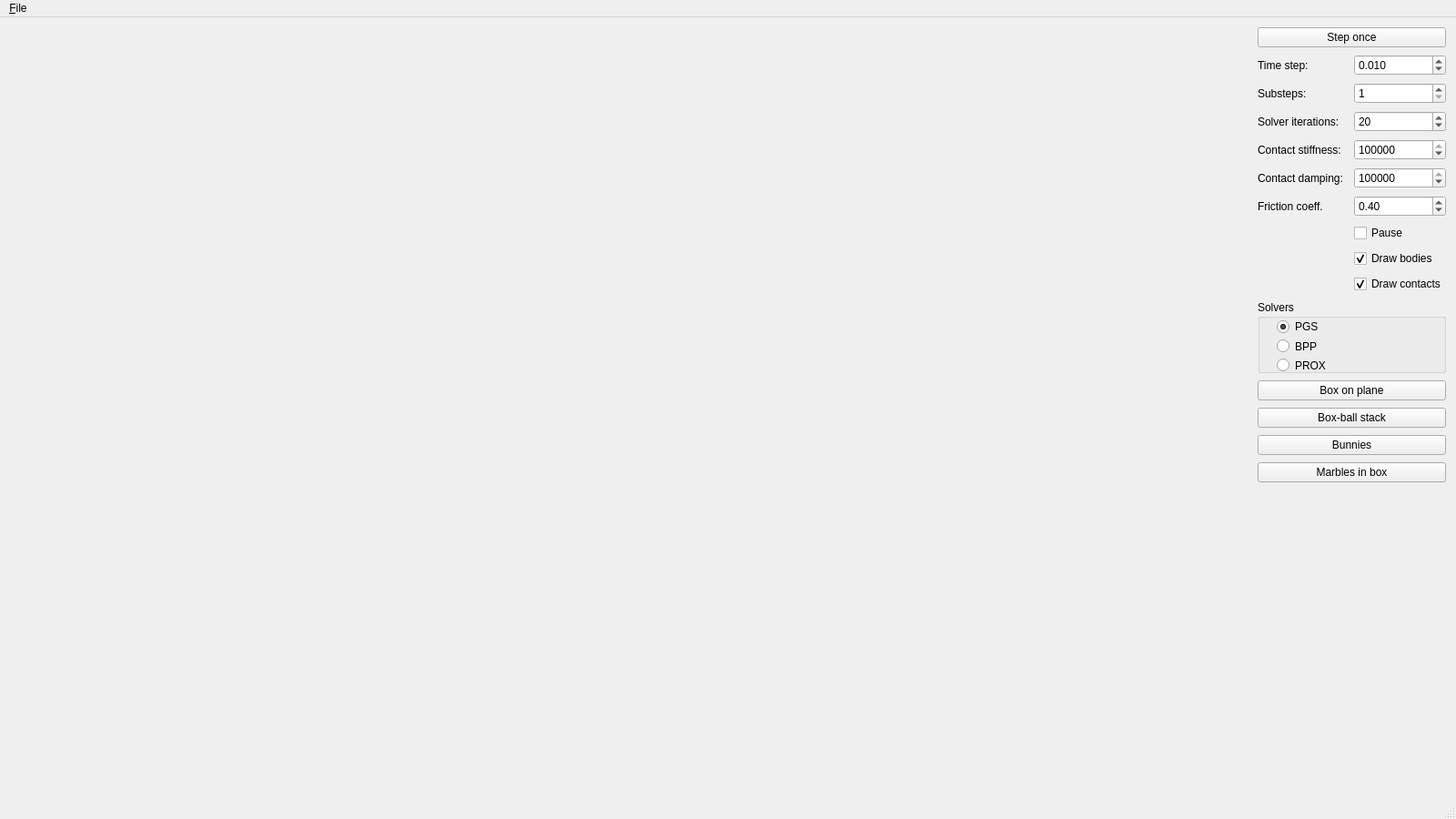
<?xml version="1.0" encoding="UTF-8"?>
<ui version="4.0">
 <class>MainWindow</class>
 <widget class="QMainWindow" name="MainWindow">
  <property name="geometry">
   <rect>
    <x>0</x>
    <y>0</y>
    <width>1600</width>
    <height>900</height>
   </rect>
  </property>
  <property name="windowTitle">
   <string>Contact and friction simulation</string>
  </property>
  <widget class="QWidget" name="centralWidget">
   <property name="minimumSize">
    <size>
     <width>0</width>
     <height>0</height>
    </size>
   </property>
   <layout class="QHBoxLayout" name="horizontalLayout">
    <item>
     <widget class="QFrame" name="frame">
      <property name="enabled">
       <bool>true</bool>
      </property>
      <property name="sizePolicy">
       <sizepolicy hsizetype="Preferred" vsizetype="Preferred">
        <horstretch>1</horstretch>
        <verstretch>1</verstretch>
       </sizepolicy>
      </property>
      <property name="frameShape">
       <enum>QFrame::NoFrame</enum>
      </property>
      <property name="lineWidth">
       <number>1</number>
      </property>
     </widget>
    </item>
    <item>
     <layout class="QGridLayout" name="gridLayout" columnstretch="0,0">
      <property name="spacing">
       <number>8</number>
      </property>
      <item row="6" column="0">
       <widget class="QLabel" name="label_4">
        <property name="text">
         <string>Friction coeff.</string>
        </property>
       </widget>
      </item>
      <item row="2" column="1">
       <widget class="QSpinBox" name="subSteps">
        <property name="minimum">
         <number>1</number>
        </property>
        <property name="maximum">
         <number>100</number>
        </property>
        <property name="value">
         <number>1</number>
        </property>
       </widget>
      </item>
      <item row="5" column="0">
       <widget class="QLabel" name="label_3">
        <property name="text">
         <string>Contact damping: </string>
        </property>
       </widget>
      </item>
      <item row="16" column="0">
       <spacer name="verticalSpacer_2">
        <property name="orientation">
         <enum>Qt::Vertical</enum>
        </property>
        <property name="sizeHint" stdset="0">
         <size>
          <width>20</width>
          <height>40</height>
         </size>
        </property>
       </spacer>
      </item>
      <item row="13" column="0" colspan="2">
       <widget class="QPushButton" name="bunnies">
        <property name="text">
         <string>Bunnies</string>
        </property>
       </widget>
      </item>
      <item row="14" column="0" colspan="2">
       <widget class="QPushButton" name="marblesBox">
        <property name="text">
         <string>Marbles in box</string>
        </property>
       </widget>
      </item>
      <item row="3" column="0">
       <widget class="QLabel" name="label_5">
        <property name="text">
         <string>Solver iterations:</string>
        </property>
       </widget>
      </item>
      <item row="8" column="1">
       <widget class="QCheckBox" name="drawMesh">
        <property name="text">
         <string>Draw bodies</string>
        </property>
        <property name="checked">
         <bool>true</bool>
        </property>
       </widget>
      </item>
      <item row="6" column="1">
       <widget class="QDoubleSpinBox" name="frictionCoeff">
        <property name="maximum">
         <double>100.000000000000000</double>
        </property>
        <property name="singleStep">
         <double>0.100000000000000</double>
        </property>
        <property name="value">
         <double>0.400000000000000</double>
        </property>
       </widget>
      </item>
      <item row="5" column="1">
       <widget class="QDoubleSpinBox" name="contactDamping">
        <property name="decimals">
         <number>0</number>
        </property>
        <property name="minimum">
         <double>0.000000000000000</double>
        </property>
        <property name="maximum">
         <double>1000000000.000000000000000</double>
        </property>
        <property name="singleStep">
         <double>100.000000000000000</double>
        </property>
        <property name="value">
         <double>100000.000000000000000</double>
        </property>
       </widget>
      </item>
      <item row="9" column="1">
       <widget class="QCheckBox" name="drawContacts">
        <property name="text">
         <string>Draw contacts</string>
        </property>
        <property name="checked">
         <bool>true</bool>
        </property>
       </widget>
      </item>
      <item row="12" column="0" colspan="2">
       <widget class="QPushButton" name="boxBallStack">
        <property name="text">
         <string>Box-ball stack</string>
        </property>
       </widget>
      </item>
      <item row="4" column="0">
       <widget class="QLabel" name="label_2">
        <property name="text">
         <string>Contact stiffness: </string>
        </property>
       </widget>
      </item>
      <item row="11" column="0" colspan="2">
       <widget class="QPushButton" name="boxPlane">
        <property name="text">
         <string>Box on plane</string>
        </property>
       </widget>
      </item>
      <item row="2" column="0">
       <widget class="QLabel" name="label_7">
        <property name="text">
         <string>Substeps:</string>
        </property>
       </widget>
      </item>
      <item row="1" column="0">
       <widget class="QLabel" name="label">
        <property name="text">
         <string>Time step:</string>
        </property>
       </widget>
      </item>
      <item row="16" column="1">
       <spacer name="verticalSpacer">
        <property name="orientation">
         <enum>Qt::Vertical</enum>
        </property>
        <property name="sizeHint" stdset="0">
         <size>
          <width>20</width>
          <height>40</height>
         </size>
        </property>
       </spacer>
      </item>
      <item row="0" column="0" colspan="2">
       <widget class="QPushButton" name="stepOnce">
        <property name="text">
         <string>Step once</string>
        </property>
       </widget>
      </item>
      <item row="15" column="0" colspan="2">
       <widget class="QWidget" name="fboWidget" native="true">
        <property name="minimumSize">
         <size>
          <width>0</width>
          <height>256</height>
         </size>
        </property>
        <property name="maximumSize">
         <size>
          <width>16777215</width>
          <height>16777215</height>
         </size>
        </property>
        <property name="baseSize">
         <size>
          <width>0</width>
          <height>0</height>
         </size>
        </property>
        <property name="autoFillBackground">
         <bool>true</bool>
        </property>
       </widget>
      </item>
      <item row="3" column="1">
       <widget class="QSpinBox" name="maxIterations">
        <property name="minimum">
         <number>1</number>
        </property>
        <property name="maximum">
         <number>1000</number>
        </property>
        <property name="value">
         <number>20</number>
        </property>
       </widget>
      </item>
      <item row="7" column="1">
       <widget class="QCheckBox" name="pause">
        <property name="text">
         <string>Pause</string>
        </property>
       </widget>
      </item>
      <item row="4" column="1">
       <widget class="QDoubleSpinBox" name="contactStiffness">
        <property name="decimals">
         <number>0</number>
        </property>
        <property name="minimum">
         <double>1.000000000000000</double>
        </property>
        <property name="maximum">
         <double>10000000000.000000000000000</double>
        </property>
        <property name="singleStep">
         <double>100.000000000000000</double>
        </property>
        <property name="value">
         <double>1000000.000000000000000</double>
        </property>
       </widget>
      </item>
      <item row="1" column="1">
       <widget class="QDoubleSpinBox" name="timeStep">
        <property name="decimals">
         <number>3</number>
        </property>
        <property name="minimum">
         <double>0.001000000000000</double>
        </property>
        <property name="value">
         <double>0.010000000000000</double>
        </property>
       </widget>
      </item>
      <item row="10" column="0" colspan="2">
       <widget class="QGroupBox" name="solversGroup">
        <property name="minimumSize">
         <size>
          <width>0</width>
          <height>80</height>
         </size>
        </property>
        <property name="title">
         <string>Solvers</string>
        </property>
        <widget class="QWidget" name="verticalLayoutWidget">
         <property name="geometry">
          <rect>
           <x>10</x>
           <y>10</y>
           <width>160</width>
           <height>80</height>
          </rect>
         </property>
         <layout class="QVBoxLayout" name="verticalLayout_2">
          <item>
           <widget class="QRadioButton" name="pgsRadio">
            <property name="text">
             <string>PGS</string>
            </property>
            <property name="checked">
             <bool>true</bool>
            </property>
           </widget>
          </item>
          <item>
           <widget class="QRadioButton" name="bppRadio">
            <property name="text">
             <string>BPP</string>
            </property>
           </widget>
          </item>
          <item>
           <widget class="QRadioButton" name="proxRadio">
            <property name="text">
             <string>PROX</string>
            </property>
           </widget>
          </item>
         </layout>
        </widget>
       </widget>
      </item>
     </layout>
    </item>
   </layout>
  </widget>
  <widget class="QMenuBar" name="menuBar">
   <property name="geometry">
    <rect>
     <x>0</x>
     <y>0</y>
     <width>1600</width>
     <height>21</height>
    </rect>
   </property>
   <widget class="QMenu" name="menu_File">
    <property name="title">
     <string>&amp;File</string>
    </property>
    <addaction name="action_Quit"/>
   </widget>
   <addaction name="menu_File"/>
  </widget>
  <widget class="QStatusBar" name="statusBar"/>
  <action name="action_Quit">
   <property name="text">
    <string>&amp;Quit</string>
   </property>
   <property name="shortcut">
    <string>Esc</string>
   </property>
  </action>
 </widget>
 <layoutdefault spacing="6" margin="11"/>
 <resources/>
 <connections>
  <connection>
   <sender>action_Quit</sender>
   <signal>triggered()</signal>
   <receiver>MainWindow</receiver>
   <slot>close()</slot>
   <hints>
    <hint type="sourcelabel">
     <x>-1</x>
     <y>-1</y>
    </hint>
    <hint type="destinationlabel">
     <x>511</x>
     <y>383</y>
    </hint>
   </hints>
  </connection>
 </connections>
</ui>
